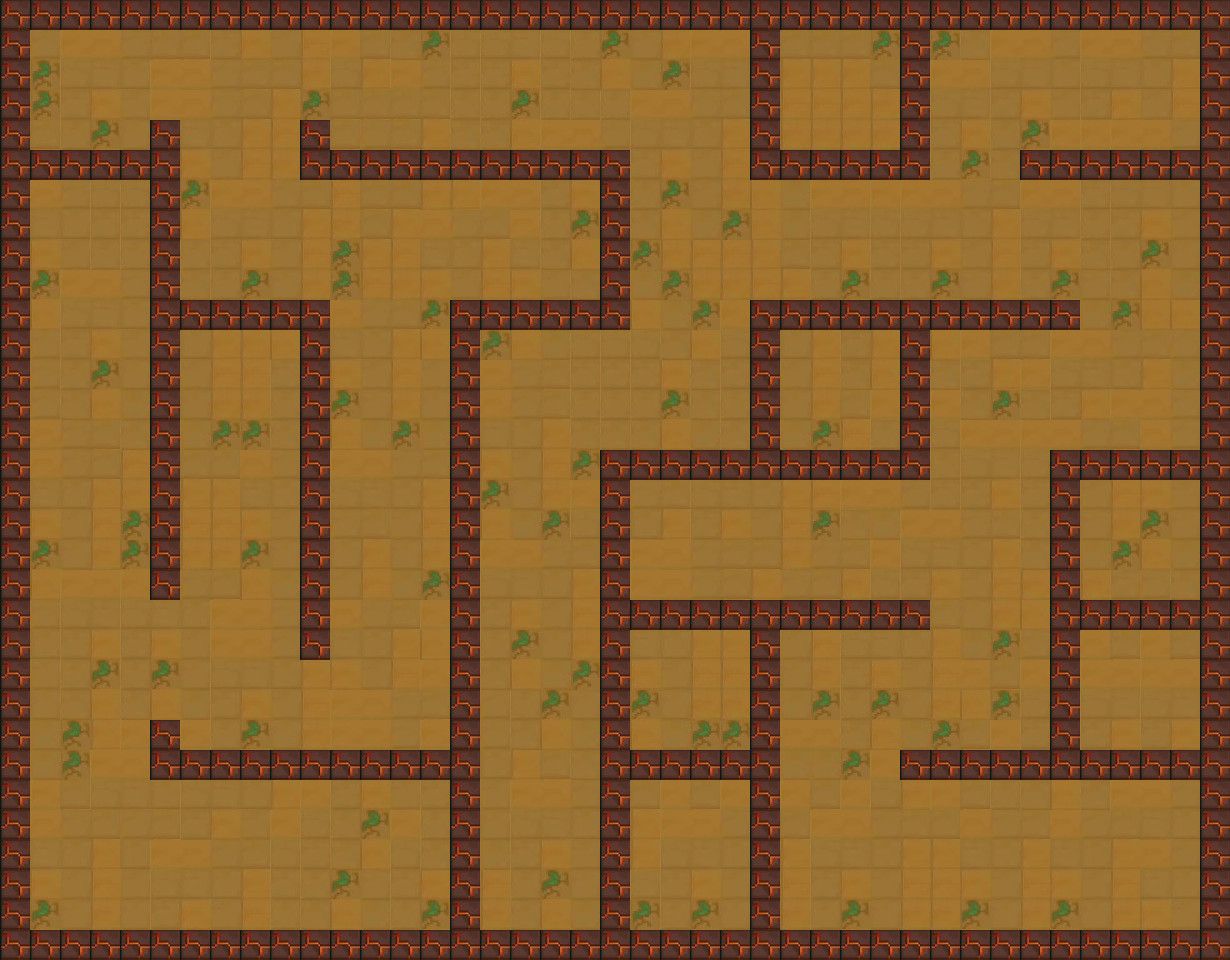

This is a level from a 2D game, rendered from its Tiled map with the project's own tilesets. A one-line summary and the map file follow, with tile-layer data summarised:
An orthogonal 41x32 tile map with 30x30 px tiles, 1 tile layer (Слой тайлов 1), 2 tilesets.

<map version="1.5" tiledversion="1.7.2" orientation="orthogonal" renderorder="right-down" width="41" height="32" tilewidth="30" tileheight="30" infinite="0" nextlayerid="2" nextobjectid="1">
 <tileset firstgid="1" source="Наборы тайлов/Пол для второй локации.tsx" />
 <tileset firstgid="21" source="Наборы тайлов/Стены для второй локации.tsx" />
 <layer id="1" name="Слой тайлов 1" width="41" height="32">
  <data>[1312 cells, 1312 non-empty, 21 distinct tile ids]</data>
 </layer>
</map>
